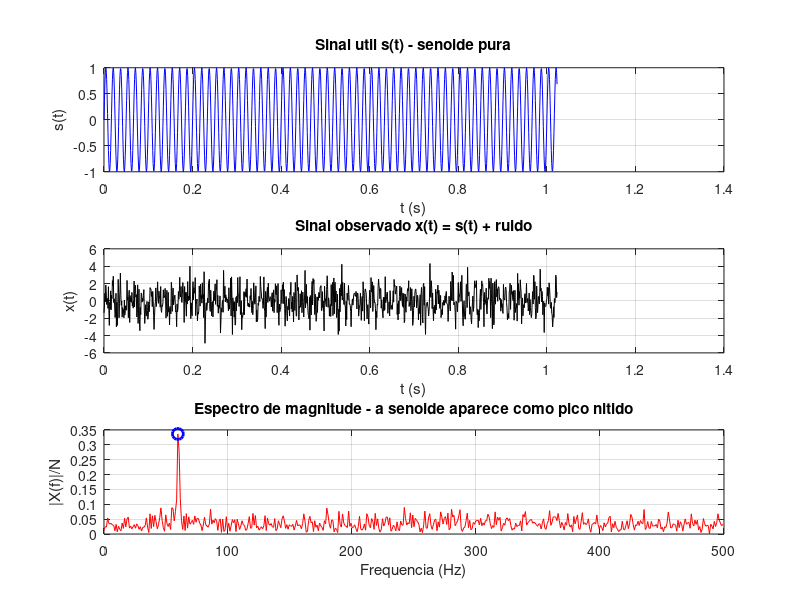

The MATLAB script that drew this image:
% =========================================================================
% ATIVIDADE 05 - Senoide com ruido aditivo
% -------------------------------------------------------------------------
% Gera uma senoide somada a ruido branco gaussiano e demonstra como a
% analise espectral permite identificar a componente util em meio ao ruido.
% =========================================================================

clear; clc; close all;

% --- Parametros ---
N      = 1024;
fs     = 1000;
t      = (0:N-1)/fs;
f0     = 60;          % Hz - frequencia "util"
A      = 1.0;
sigma  = 1.2;         % desvio padrao do ruido (SNR ~ -3 dB)

% --- Sinal + ruido ---
s = A*sin(2*pi*f0*t);
r = sigma * randn(1, N);
x = s + r;

snr_db = 10*log10( (A^2/2) / sigma^2 );
fprintf('SNR aproximado do sinal: %.2f dB\n', snr_db);

% --- FFT ---
metade = 1:floor(N/2);
f      = (0:N-1)*(fs/N);
mag    = abs(fft(x))/N;

% --- Identificacao da frequencia dominante ---
[~, idx] = max(mag(metade));
fprintf('Frequencia dominante detectada na FFT: %.2f Hz (esperado %.1f)\n', ...
        f(idx), f0);

% --- Graficos ---
fig = figure('Name','Atividade 05 - Sinal com ruido','Position',[100 100 900 700]);

subplot(3,1,1);
plot(t, s, 'b');
title('Sinal util s(t) - senoide pura');
xlabel('t (s)'); ylabel('s(t)'); grid on;

subplot(3,1,2);
plot(t, x, 'k');
title('Sinal observado x(t) = s(t) + ruido');
xlabel('t (s)'); ylabel('x(t)'); grid on;

subplot(3,1,3);
plot(f(metade), mag(metade), 'r');
hold on;
plot(f(idx), mag(idx), 'bo', 'MarkerSize', 8, 'LineWidth', 2);
title('Espectro de magnitude - a senoide aparece como pico nitido');
xlabel('Frequencia (Hz)'); ylabel('|X(f)|/N'); grid on;
xlim([0 fs/2]);

fprintf('\nNo dominio do tempo, o sinal parece dominado por ruido.\n');
fprintf('No dominio da frequencia, a componente em %.0f Hz se destaca\n', f0);
fprintf('claramente, pois sua energia esta CONCENTRADA em uma frequencia,\n');
fprintf('enquanto o ruido branco espalha sua energia por toda a banda.\n');

% --- Salvar PNG em Resultados/ ---
script_dir = fileparts(mfilename('fullpath'));
out_dir    = fullfile(script_dir, '..', '..', 'Resultados');
if ~exist(out_dir, 'dir'); mkdir(out_dir); end
print(fig, fullfile(out_dir, 'simulacao5atvd5.png'), '-dpng', '-r120');
fprintf('Figura salva em: %s\n', fullfile(out_dir, 'simulacao5atvd5.png'));
